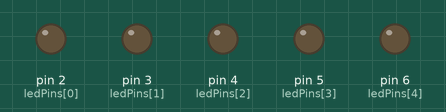
This sketch was run on a simulated Arduino Uno, built with avr-gcc and run on an emulated ATmega328P. Shown: output pins drawn as LEDs (lit = HIGH).

Above: at 0.1 s.
At 12.1 s:
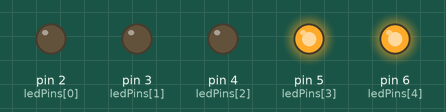
At 18.1 s:
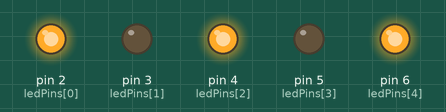
At 22.1 s:
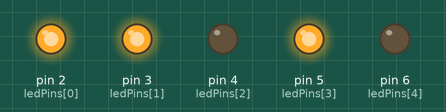
At 28.1 s:
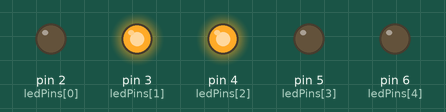
At 36.1 s:
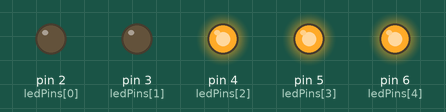
Timing chart, 0 to 40.0 s (numbered marks = the images above):
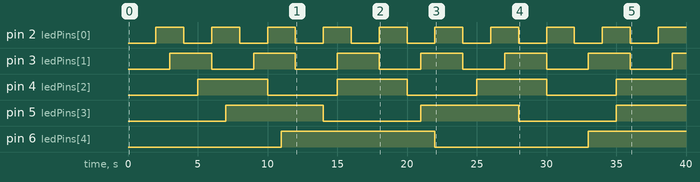

The sketch:

sketch_led_blink.ino
```cpp
#include <Arduino.h>

const int ledPins[] = {2, 3, 4, 5, 6}; // Pins connected to LEDs
const int numLEDs = sizeof(ledPins) / sizeof(ledPins[0]);
unsigned long previousMillis[numLEDs];
const unsigned long intervals[] = {2000, 3000, 5000, 7000, 11000}; // Intervals for each LED

void setup() {
  for (int i = 0; i < numLEDs; i++) {
    pinMode(ledPins[i], OUTPUT);
    previousMillis[i] = millis();
  }
}

void loop() {
  unsigned long currentMillis = millis();
  for (int i = 0; i < numLEDs; i++) {
    if (currentMillis - previousMillis[i] >= intervals[i]) {
      previousMillis[i] = currentMillis;
      toggleLED(ledPins[i]);
    }
  }
}

void toggleLED(int pin) {
  digitalWrite(pin, !digitalRead(pin)); // Toggle the LED state
}
```

Measured:
- by itself, pin 2 (ledPins[0]): alternates HIGH for 2.0 s and LOW for 2.0 s
- by itself, pin 3 (ledPins[1]): alternates HIGH for 3.0 s and LOW for 3.0 s
- by itself, pin 4 (ledPins[2]): alternates HIGH for 5.0 s and LOW for 5.0 s
- by itself, pin 5 (ledPins[3]): alternates HIGH for 7.0 s and LOW for 7.0 s
- by itself, pin 6 (ledPins[4]): LOW → HIGH at 11.0 s, → LOW 11.0 s later, → HIGH 11.0 s later
